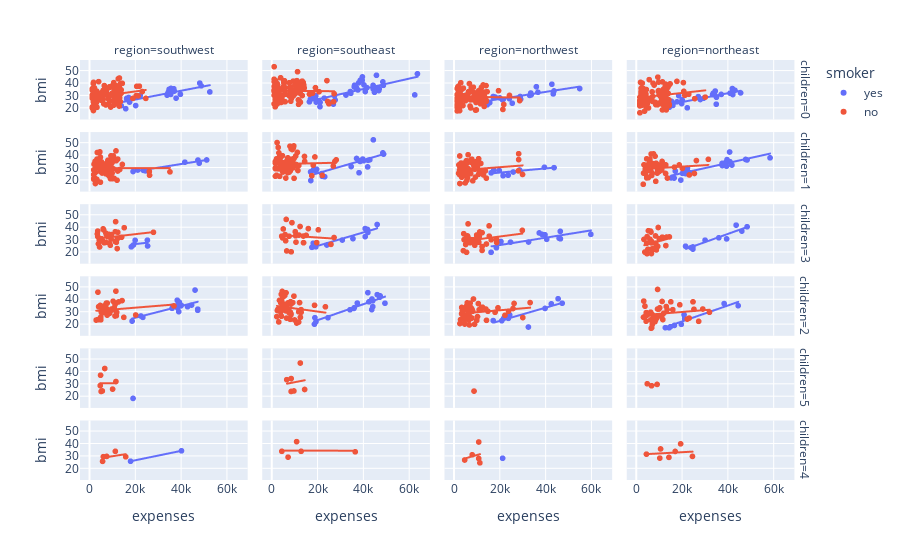

Notebook source saved alongside this figure:
### Code cell
px.scatter(data, x= 'expenses',
          y = 'bmi',
          facet_row = 'children',
          facet_col = 'region',
          color = 'smoker',
          trendline = 'ols')
